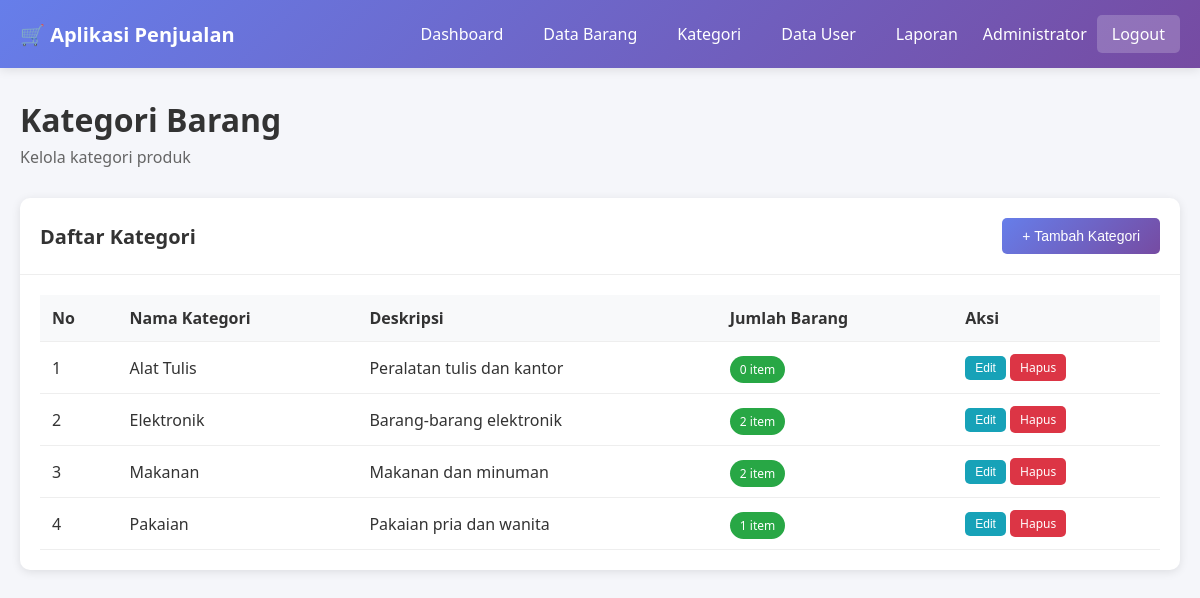
The page /kategori.php (signed in) on the database its author committed.
### tables this page shows
CREATE TABLE `kategori` (
  `id` int(11) NOT NULL,
  `nama_kategori` varchar(50) NOT NULL,
  `deskripsi` text DEFAULT NULL
);

### kategori.php (the view, shortened to what this page needs)
<?php
require_once 'config.php';
$query = "SELECT k.*, COUNT(b.id) as jumlah_barang
          FROM kategori k
          LEFT JOIN barang b ON k.id = b.id_kategori
          GROUP BY k.id
          ORDER BY k.nama_kategori";
$result = mysqli_query($conn, $query);
?>
<!DOCTYPE html>
<html lang="id">
<head>
    <link rel="stylesheet" href="style.css">
</head>
<body>
    <?php include 'navbar.php'; ?>
    <div class="container">
        <div class="page-header">
            <h1>Kategori Barang</h1>
            <p>Kelola kategori produk</p>
        </div>
        <div class="card">
            <div class="card-header">
                <h2>Daftar Kategori</h2>
                <button onclick="showModal()" class="btn btn-primary">+ Tambah Kategori</button>
            </div>
            <div class="card-body">
                <table class="table">
                    <thead>
                        <tr>
                            <th>No</th>
                            <th>Nama Kategori</th>
                            <th>Deskripsi</th>
                            <th>Jumlah Barang</th>
                            <th>Aksi</th>
                        </tr>
                    </thead>
                    <tbody>
                        <?php
                        $no = 1;
                        while ($row = mysqli_fetch_assoc($result)):
                        ?>
                        <tr>
                            <td><?php echo $no++; ?></td>
                            <td><?php echo $row['nama_kategori']; ?></td>
                            <td><?php echo $row['deskripsi']; ?></td>
                            <td>
                                <span class="badge badge-selesai"><?php echo $row['jumlah_barang']; ?> item</span>
                            </td>
                            <td>
                                <button onclick='editKategori(<?php echo json_encode($row); ?>)' class="btn btn-info btn-sm">Edit</button>
                                <a href="kategori.php?hapus=<?php echo $row['id']; ?>"
                                   class="btn btn-danger btn-sm"
                                   onclick="return confirm('Yakin ingin menghapus?')">Hapus</a>
                            </td>
                        </tr>
                        <?php endwhile; ?>
                    </tbody>
                </table>
            </div>
        </div>
    </div>
</body>
</html>

### style.css (style rules this page uses)
* { margin: 0; padding: 0; box-sizing: border-box; }
body { font-family: 'Segoe UI', Tahoma, Geneva, Verdana, sans-serif; background: #f5f6fa; color: #333; }
.container { max-width: 1200px; margin: 30px auto; padding: 0 20px; }
.page-header { margin-bottom: 30px; }
.page-header h1 { font-size: 32px; color: #333; margin-bottom: 5px; }
.page-header p { color: #666; }
.card { background: white; border-radius: 10px; box-shadow: 0 2px 10px rgba(0,0,0,0.1); margin-bottom: 30px; }
.card-header { padding: 20px; border-bottom: 1px solid #eee; display: flex; justify-content: space-between; align-items: center; }
.card-header h2 { font-size: 20px; color: #333; }
.card-body { padding: 20px; }
.table { width: 100%; border-collapse: collapse; }
.table thead { background: #f8f9fa; }
.table th, .table td { padding: 12px; text-align: left; border-bottom: 1px solid #eee; }
.table th { font-weight: 600; color: #333; }
.btn { padding: 10px 20px; border: none; border-radius: 5px; cursor: pointer; font-size: 14px; text-decoration: none; display: inline-block; transition: all 0.3s; }
.btn-primary { background: linear-gradient(135deg, #667eea 0%, #764ba2 100%); color: white; }
.btn-danger { background: #dc3545; color: white; }
.btn-info { background: #17a2b8; color: white; }
.btn-sm { padding: 5px 10px; font-size: 12px; }
.badge { padding: 5px 10px; border-radius: 20px; font-size: 12px; font-weight: 500; }
.badge-selesai { background: #28a745; color: white; }

### rows shown on the page
kategori: nama_kategori "Alat Tulis", deskripsi "Peralatan tulis dan kantor", jumlah_barang "0"
kategori: nama_kategori "Elektronik", deskripsi "Barang-barang elektronik", jumlah_barang "2"
kategori: nama_kategori "Makanan", deskripsi "Makanan dan minuman", jumlah_barang "2"
kategori: nama_kategori "Pakaian", deskripsi "Pakaian pria dan wanita", jumlah_barang "1"

### other values the page prints
$_SESSION['nama_lengkap'] "Administrator"
